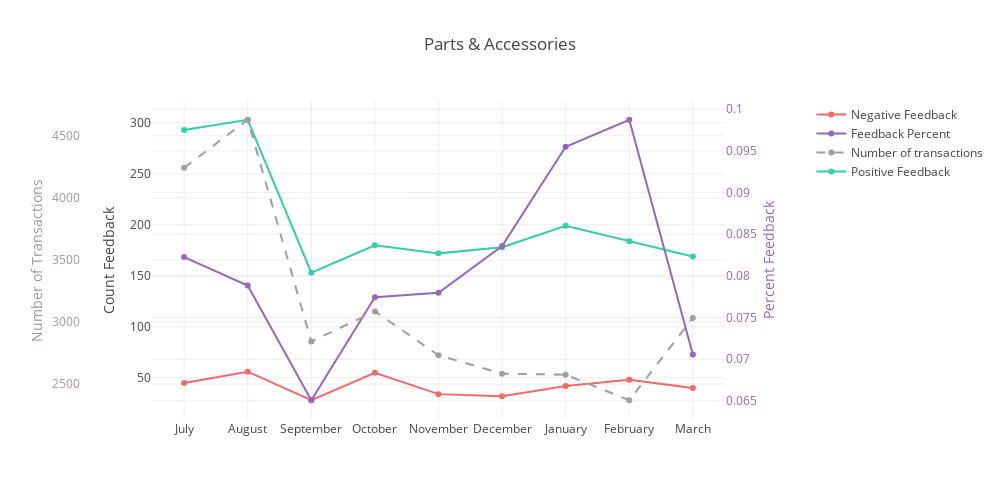

The notebook cell this image was saved under:
### Code cell
category_graph('Parts & Accessories')

### Figure 1 — Plotly figure (JSON) as saved in the notebook; plotly's stock layout.template omitted (floating-point values rounded to 4 significant figures)
{"data": [{"line": {"color": "#F06A6A"}, "name": "Negative Feedback", "type": "scatter", "uid": "3afad4cb-9df7-4aa5-a90e-5cbaa3ab4aea", "x": ["July", "August", "September", "October", "November", "December", "January", "February", "March"], "y": [45, 56, 28, 55, 34, 32, 42, 48, 40]}, {"line": {"color": "rgb(148, 103, 189)"}, "name": "Feedback Percent", "type": "scatter", "uid": "547590d8-ec3d-47e0-9ea1-5637ac24e03b", "x": ["July", "August", "September", "October", "November", "December", "January", "February", "March"], "y": [0.08225, 0.07883, 0.06507, 0.07745, 0.07796, 0.08359, 0.0955, 0.09873, 0.07056], "yaxis": "y2"}, {"line": {"color": "#9E9E9E", "dash": "dash"}, "name": "Number of transactions", "type": "scatter", "uid": "05690e75-f1f5-4c05-a8e5-13b28e3dbe70", "x": ["July", "August", "September", "October", "November", "December", "January", "February", "March"], "y": [4243, 4630, 2843, 3086, 2732, 2584, 2576, 2370, 3033], "yaxis": "y3"}, {"line": {"color": "#33CFA5"}, "name": "Positive Feedback", "type": "scatter", "uid": "5b8b958a-cec6-4630-8f31-dfa0192dc687", "x": ["July", "August", "September", "October", "November", "December", "January", "February", "March"], "y": [293, 303, 153, 180, 172, 178, 199, 184, 169]}], "layout": {"autosize": false, "height": 500, "title": {"text": "Parts & Accessories"}, "width": 1000, "xaxis": {"autorange": true, "domain": [0.1, 0.9], "range": [-0.5109, 8.511], "type": "category"}, "yaxis": {"autorange": true, "range": [8.637, 322.4], "title": {"text": "Count Feedback"}, "type": "linear"}, "yaxis2": {"autorange": true, "overlaying": "y", "range": [0.0627, 0.1011], "side": "right", "tickfont": {"color": "rgb(148, 103, 189)"}, "title": {"font": {"color": "rgb(148, 103, 189)"}, "text": "Percent Feedback"}, "type": "linear"}, "yaxis3": {"anchor": "free", "autorange": true, "overlaying": "y", "position": 0, "range": [2211.0, 4789.0], "side": "left", "tickfont": {"color": "rgb(158, 148, 158)"}, "title": {"font": {"color": "rgb(158, 148, 158)"}, "text": "Number of Transactions"}, "type": "linear"}}}
